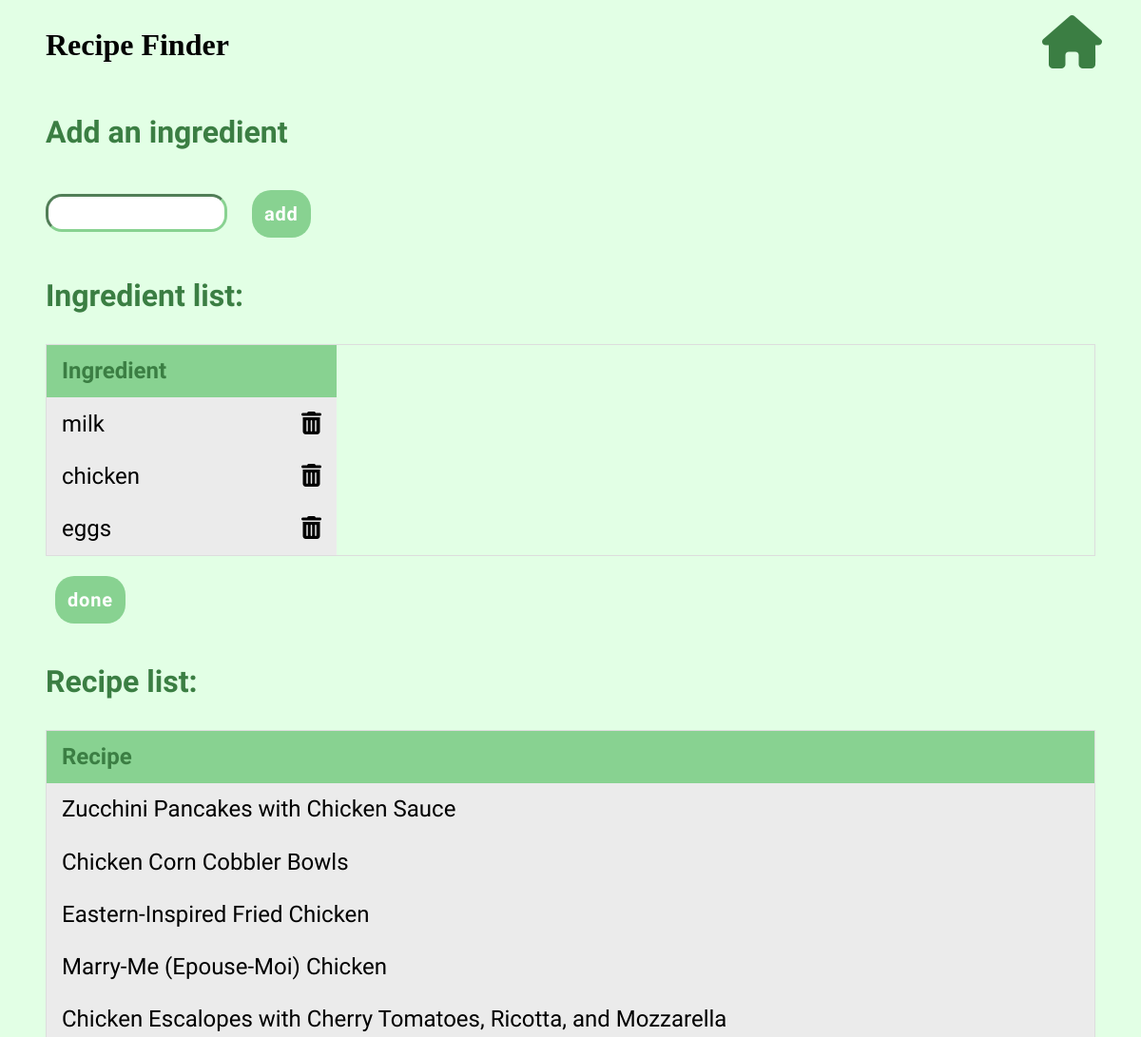
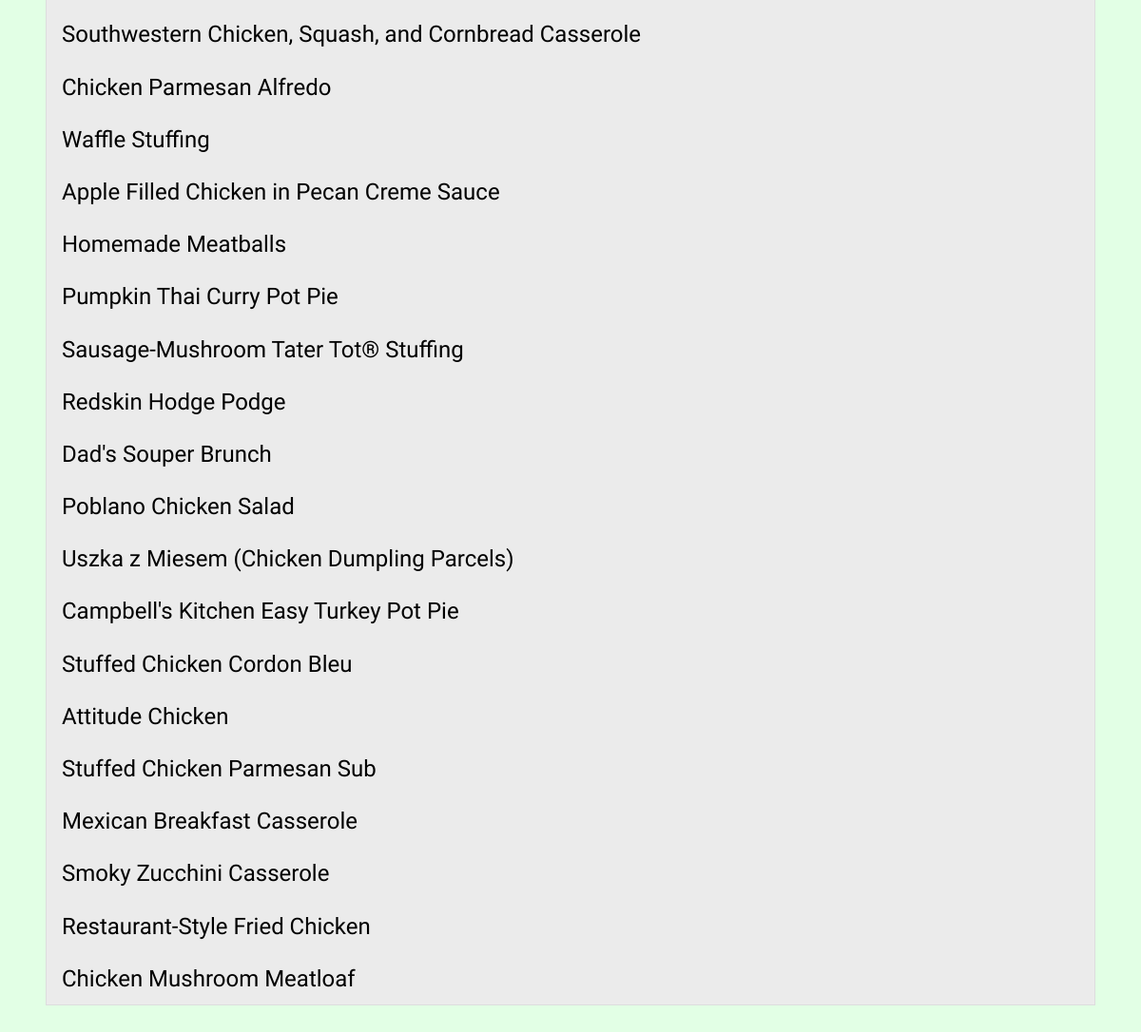
Page /recipefinder/ on the earlier database version (2 pictures, top to bottom).
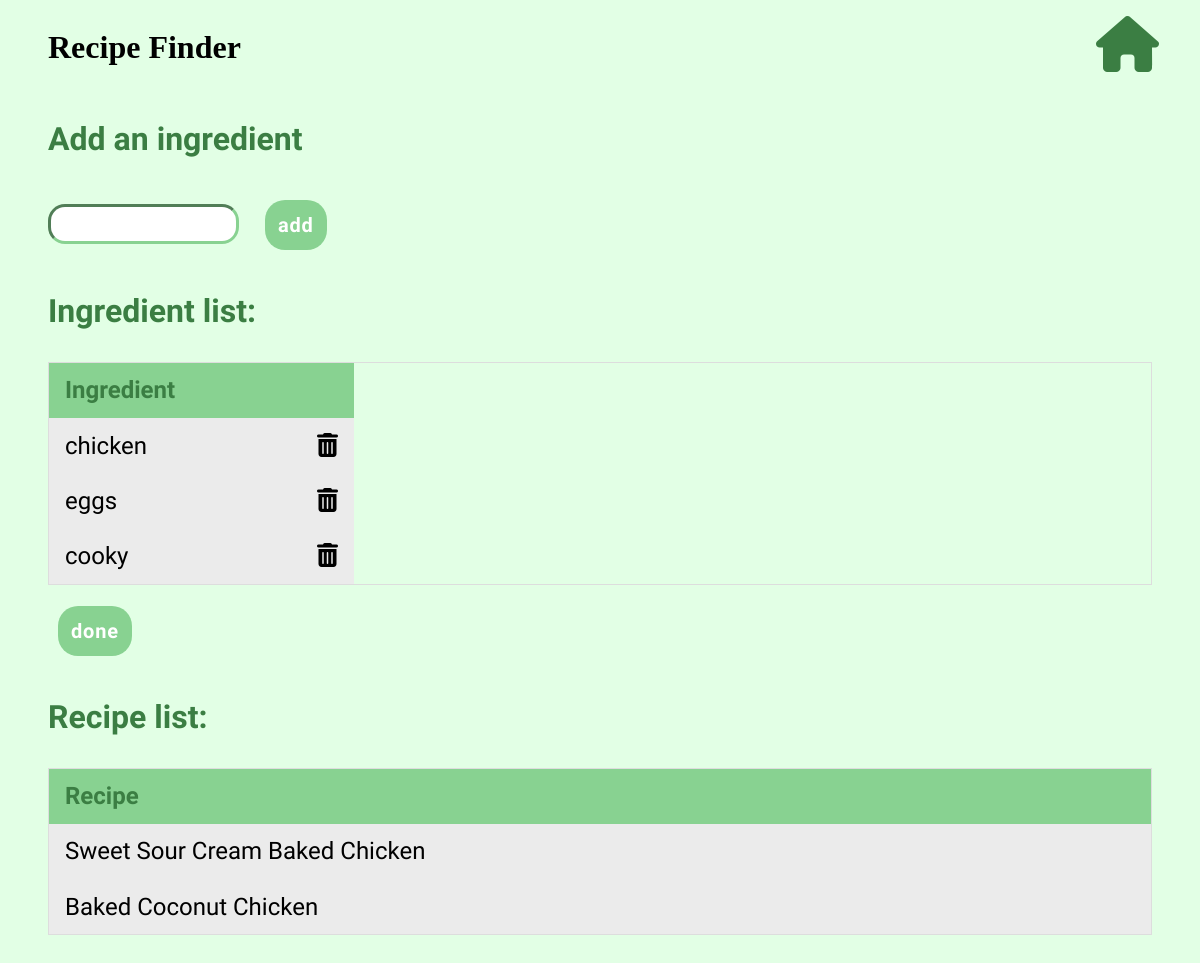
Same page on the later database version.
### base/models.py (models this page shows, shortened)
class Ingredient(models.Model):
    name = models.TextField(null=True, blank=True)

class RecipeList(models.Model):
    recipe_name = models.TextField(null=True, blank=True)
    link = models.TextField(null=True, blank=True)
    prep_time = models.IntegerField(null=True, blank=True)

### base/views.py (the view, shortened to what this page needs)
# urls.py: path('recipefinder/', RecipeFinderHome.as_view(), name='recipe-finder'),
class RecipeFinderHome(TemplateView):
    template_name = "base/recipe_home.html"
    def get_context_data(self, **kwargs):
        context = super(RecipeFinderHome, self).get_context_data(**kwargs)
        context['ingredients'] = Ingredient.objects.all()
        context['recipe_list'] = RecipeList.objects.all()
        return context

### base/templates/base/recipe_home.html (shortened to what this page needs)
{% load static %}
<!DOCTYPE html>
<html lang="en">
<head>
    <link rel="stylesheet" type="text/css" href="{% static 'recipe_style.css' %}?{% now "U" %}">
</head>
<body class="recipe-home">
    <div class="header">
        <div><h1>Recipe Finder</h1></div>
        <div class="home-button"><a href="{% url 'main' %}" ><i class="fa fa-home fa-3x" aria-hidden="true"></i></a></div>
    </div>
    <div class="content">
        <h3>Add an ingredient</h3>
        <form method="POST" class="add-button">
            <input placeholder="" name="input">
            <button type="submit" name="add_button">add</button>
        </form>
        <h3>Ingredient list:</h3>
        <table class="ingredients-table">
            <tr>
                <th>Ingredient</th>
                <th></th>
            </tr>
            {% for i in ingredients %}
            <tr>
                <td class="ingredient">{{i.name}}</td>
                <td class="delete">
                    <a href="{% url 'ingredient-update' i.id %}">
                        <i class="fa fa-trash" aria-hidden="true"></i>
                    </a>
                </td>
                {% empty %}
                <td>no items</td>
            </tr>
            {% endfor %}
        </table>
        <form method="POST" class="done-button">
            <button type="submit" name="done_button">done</button>
        </form>
        <h3>Recipe list:</h3>
        <table class="recipe-table">
            <tr>
                <th>Recipe</th>
            </tr>
            {% for i in recipe_list %}
            <tr>
                <td><a href="{{i.link}}" class="recipe-link">{{i.recipe_name}}</a></td>
                {% empty %}
                <p>no recipes</p>
            </tr>
            {% endfor %}
        </table>
    </div>
</body>
</html>

Differences in the rows shown:
removed Ingredient: name "milk"
removed RecipeList: recipe_name "Zucchini Pancakes with Chicken Sauce"
removed RecipeList: recipe_name "Chicken Corn Cobbler Bowls"
removed RecipeList: recipe_name "Eastern-Inspired Fried Chicken"
removed RecipeList: recipe_name "Marry-Me (Epouse-Moi) Chicken"
removed RecipeList: recipe_name "Chicken Escalopes with Cherry Tomatoes, Ricotta, and Mozzarella"
removed RecipeList: recipe_name "Southwestern Chicken, Squash, and Cornbread Casserole"
removed RecipeList: recipe_name "Chicken Parmesan Alfredo"
removed RecipeList: recipe_name "Waffle Stuffing"
removed RecipeList: recipe_name "Apple Filled Chicken in Pecan Creme Sauce"
removed RecipeList: recipe_name "Homemade Meatballs"
removed RecipeList: recipe_name "Pumpkin Thai Curry Pot Pie"
removed RecipeList: recipe_name "Sausage-Mushroom Tater Tot® Stuffing"
removed RecipeList: recipe_name "Redskin Hodge Podge"
removed RecipeList: recipe_name "Dad's Souper Brunch"
removed RecipeList: recipe_name "Poblano Chicken Salad"
removed RecipeList: recipe_name "Uszka z Miesem (Chicken Dumpling Parcels)"
removed RecipeList: recipe_name "Campbell's Kitchen Easy Turkey Pot Pie"
removed RecipeList: recipe_name "Stuffed Chicken Cordon Bleu"
removed RecipeList: recipe_name "Attitude Chicken"
removed RecipeList: recipe_name "Stuffed Chicken Parmesan Sub"
removed RecipeList: recipe_name "Mexican Breakfast Casserole"
removed RecipeList: recipe_name "Smoky Zucchini Casserole"
removed RecipeList: recipe_name "Restaurant-Style Fried Chicken"
removed RecipeList: recipe_name "Chicken Mushroom Meatloaf"
added Ingredient: name "cooky"
added RecipeList: recipe_name "Sweet Sour Cream Baked Chicken"
added RecipeList: recipe_name "Baked Coconut Chicken"
